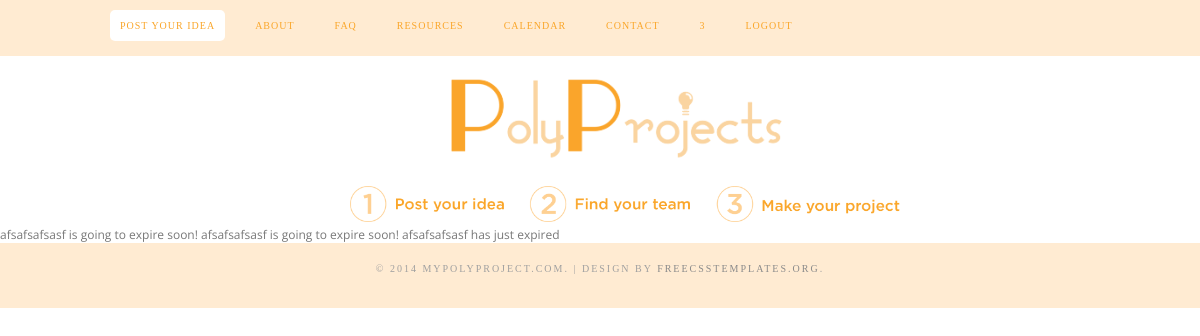
Page /listings/notifications/ (signed in) on the committed database.
### listings/models.py (models this page shows, shortened)
class UserProfile(AbstractUser):
  major = models.ForeignKey(Major, null=True)
  email_verified = models.BooleanField(default=False, blank=True)
  email_notifications = models.BooleanField(default=False, blank=True)
  def get_unread_notifications(self):
    return self.notification_set.filter(completed=False)

class Notification(models.Model):
  message = models.CharField(max_length=200)
  receiver = models.ForeignKey(UserProfile, )
  completed = models.BooleanField(default=False)
  sender = models.ForeignKey(UserProfile, blank=True, null=True, related_name='sender')
  listing = models.ForeignKey(Listing, blank=True, null=True)
  ntype = models.IntegerField(default=NotificationType.DEFAULT)

### listings/views.py (the view)
@login_required
def notifications(request):
  notification_list = request.user.notification_set.filter(completed=False)
  return render(request, 'users/notifications.html', {'notification_list':notification_list})

### listings/templates/users/notifications.html (shortened to what this page needs)
{% extends "base.html" %}
{% block content %}
{% for notification in notification_list %}
{{ notification.message }}
{% endfor %}
{% endblock %}

### listings/templates/base.html (shortened to what this page needs)
<!DOCTYPE html PUBLIC "-//W3C//DTD XHTML 1.0 Strict//EN" "http://www.w3.org/TR/xhtml1/DTD/xhtml1-strict.dtd">
{% load staticfiles %}
{% block header %}
<html xmlns="http://www.w3.org/1999/xhtml">
<head>
<link href="{% static "style.css" %}" rel="stylesheet" type="text/css" media="screen" />
</head>
{% endblock %}
<body>
{% block menu %}
<div id="menu-wrapper">
	<div id="menu">
		<ul>
			<li>
			<a href="{% url 'listings.views.create' %}" class="button">Post your idea</a>
			</li>
			<li><a href="{% url 'listings.views.about' %}">About</a></li>
			<li><a href="{% url 'listings.views.faq' %}">FAQ</a></li>
			<li><a href="{% url 'listings.views.resources' %}">Resources</a></li>
			<li><a href="{% url 'listings.views.calendar' %}">Calendar</a></li>
			<li><a href="{% url 'listings.views.contact' %}">Contact</a></li>
      {% if request.user.is_authenticated %}
        <li><a href="{% url 'listings.views.notifications' %}">{{ request.user.get_unread_notifications.count }}</a></li>
        <li><a href="{% url 'django.contrib.auth.views.logout' %}">Logout</a></li>
      {% else %}
        <li><a href="{% url 'django.contrib.auth.views.login' %}">Login</a></li>
        <li><a href="{% url 'listings.views.register' %}">Register</a></li>
      {% endif %}
      </ul>
	</div>
</div>
{% endblock %}
{% block header_image %}
	<div id="header">
		<a href="{% url 'index' %}"><img src="{% static "logo.png" %}" width="350" height="126px"></a>
	</div>
	<div id="steps">
		<img src="{% static "steps.png" %}" width="550px" height="36px">
	</div>
{% endblock %}
{% block content %}{% endblock %}
{% block footer %}
<div id="footer">
	<p>&copy; 2014 mypolyproject.com. | Design by <a href="http://www.freecsstemplates.org/" rel="nofollow">FreeCSSTemplates.org</a>.</p>
</div>
{% endblock %}
</body>
</html>

### listings/static/style.css (style rules this page uses)
body { margin: 0; padding: 0; background: #FFFFFF; font-family: 'Open Sans', sans-serif; font-size: 12px; color: #787878; }
p, ul, ol { margin-top: 0; line-height: 180%; }
a { text-decoration: none; color: #F6B300; }
#header { clear: both; width: 325px; margin: 0px auto; padding: 0px 10px; }
#steps { margin:auto; width:500px; padding: 0px 10px; }
#menu-wrapper { overflow: hidden; height: 56px; background: #FFEBD2; }
#menu { width: 1000px; height: 55px; margin: 0px auto; padding: 0px; }
#menu ul { margin: 0; padding: 10px 0px 0px 0px; list-style: none; line-height: normal; }
#menu li { float: left; }
#menu a { display: block; letter-spacing: 1px; margin: 0px 10px; padding: 10px 10px; text-decoration: none; text-align: center; text-transform: uppercase; font-family: 'Arvo', serif; font-size: 10px; font-weight: normal; color: #FAA62A; border: none; }
.button { padding: 10px 25px; background: #FFF; border-radius: 5px; text-transform: uppercase; font-size: 12px; }
#footer { height: 50px; margin: 0 auto; padding: 0px 0 15px 0; background: #FFEBD2; font-family: 'Arvo', serif; }
#footer p { margin: 0; padding-top: 20px; line-height: normal; font-size: 10px; letter-spacing: 2px; text-transform: uppercase; text-align: center; color: #A0A0A0; }
#footer a { color: #8A8A8A; }

### rows in the picture
UserProfile: user.get_unread_notifications.count "3"
Notification: message "afsafsafsasf is going to expire soon!"
Notification: message "afsafsafsasf is going to expire soon!"
Notification: message "afsafsafsasf has just expired"
